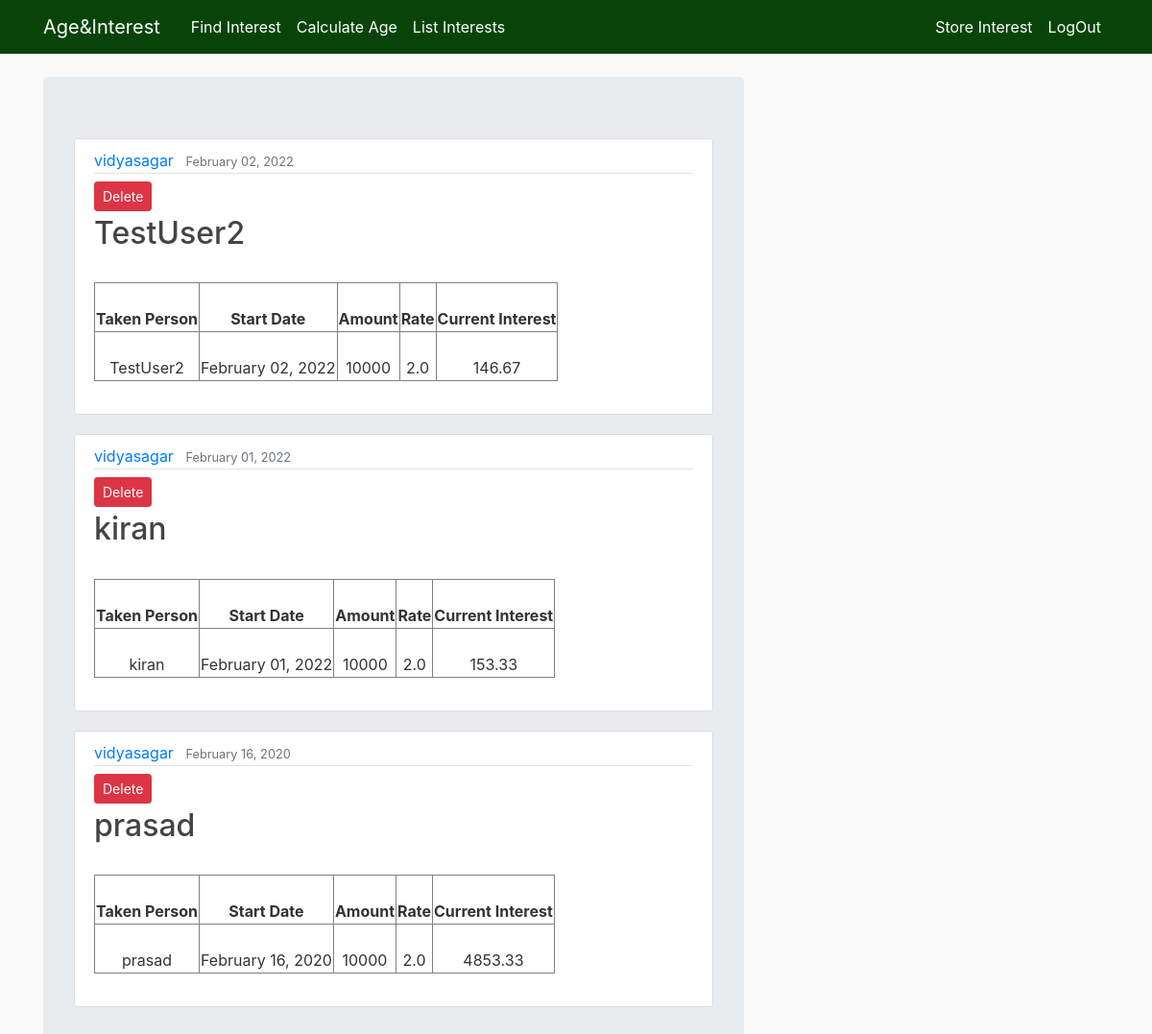
The page /listInterests/ (signed in) on the database its author committed.
### interestStorage/models.py (models this page shows, shortened)
class InterestStorageModel(models.Model):
    givenPerson = models.ForeignKey(User, on_delete=models.CASCADE)
    takenPerson = models.CharField(default="", max_length=50,verbose_name="Taken Person")
    amount = models.IntegerField(verbose_name="Taken Amount")
    rate = models.FloatField()
    startDate = models.DateField(verbose_name="Start Date")
    presentinterest = models.FloatField(default=0.0)

### interestStorage/views.py (the view)
# urls.py: path('listInterests/', storageList, name='list-interests'),
@login_required
def storageList(request):
    for object_data in InterestStorageModel.objects.all():
        interest = Interest(object_data.amount,
                            object_data.rate, object_data.startDate)
        finalInterest = interest.findInterest()
        object_data.presentinterest = finalInterest
        object_data.save()
        print("finalInterest = ", finalInterest)
        print("object_data = ", object_data.presentinterest)
    queryset = InterestStorageModel.objects.filter(
        givenPerson=request.user).order_by('-startDate')
    return render(request, 'intereststorage_list.html', {'posts': queryset})

### templates/intereststorage_list.html
{% extends 'base.html' %}
{%block content%}
<div class="jumbotron">
    {% for post in posts%}
    <article class="media content-section">
        <div class="media-body">
            <div class="article-metadata">
                <a class="mr-2" href="{% url 'lender-interests' post.takenPerson %}">{{ post.givenPerson }}</a>
                <small class="text-muted">{{ post.startDate|date:"F d, Y"}}</small>
            </div>
            <div>
                {% if post.givenPerson == user %}
                    <a class="btn btn-danger btn-sm mt-1 mb-1" href="{% url 'lender-delete' post.id %}">Delete</a>
                {% endif %}
            </div>
            <h2><a class="article-title" href="{% url 'lender-interests' post.takenPerson %}">{{ post.takenPerson }}</a></h2>
            <div class="article-content">
                <table border="1">
                    <tr id="table-data">
                        <th>
                            Taken Person
                        </th>
                        <th>
                            Start Date
                        </th>
                        <th>
                            Amount
                        </th>
                        <th>
                            Rate
                        </th>
                        <th>
                            Current Interest
                        </th>
                    </tr>
                    <tr id="table-data">
                        <td>
                            {{post.takenPerson}}
                        </td>
                        <td>
                            {{post.startDate|date:"F d, Y"}}
                        </td>
                        <td>
                            {{post.amount}}
                        </td>
                        <td>
                            {{post.rate}}
                        </td>
                        <td>
                            {{post.presentinterest}}
                        </td>
                    </tr>
                </table>
        </div>
        </div>
    </article>
    {% endfor %}
</div>
{% endblock content%}

### static/main.css (style rules this page uses)
body { background: #fafafa; color: #333333; margin-top: 5rem; }
h1, h2, h3, h4, h5, h6 { color: #444444; }
.content-section { background: #ffffff; padding: 10px 20px; border: 1px solid #dddddd; border-radius: 3px; margin-bottom: 20px; }
.article-title { color: #444444; }
.article-content { white-space: pre-line; }
.article-metadata { padding-bottom: 1px; margin-bottom: 4px; border-bottom: 1px solid #e3e3e3; }
#table-data { text-align: center; padding: 20px; }

### rows shown on the page
InterestStorageModel: givenPerson "vidyasagar", startDate "February 02, 2022", shows "Delete", takenPerson "TestUser2", amount "10000", rate "2.0", presentinterest "146.67"
InterestStorageModel: givenPerson "vidyasagar", startDate "February 01, 2022", shows "Delete", takenPerson "kiran", amount "10000", rate "2.0", presentinterest "153.33"
InterestStorageModel: givenPerson "vidyasagar", startDate "February 16, 2020", shows "Delete", takenPerson "prasad", amount "10000", rate "2.0", presentinterest "4853.33"
